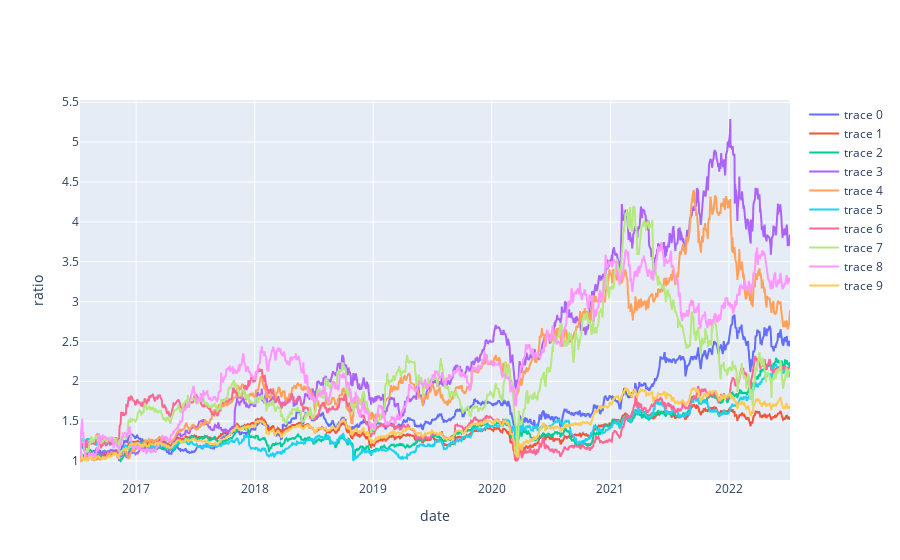

The code cell stored with this chart in its notebook:
### Code cell
# Plot with plotly
data = [
    go.Scatter(
        x = temp_df['date'],
        y = temp_df['adj_close']/temp_df['adj_close'].min(),
        mode = 'lines')
    for temp_df in dfs[:10]
    ]

layout = dict(xaxis = dict(title = 'date'),
              yaxis = dict(title = 'ratio'))

fig = dict(data=data, layout=layout)
iplot(fig)

### Figure 1 — Plotly figure (JSON) as saved in the notebook; plotly's stock layout.template omitted (floating-point values rounded to 4 significant figures; data arrays with more than 128 entries replaced by an {"elided": "..."} marker saying what was removed)
{"data": [{"mode": "lines", "type": "scatter", "x": {"elided": "1430 str values"}, "y": {"elided": "1430 float values"}}, {"mode": "lines", "type": "scatter", "x": {"elided": "1429 str values"}, "y": {"elided": "1429 float values"}}, {"mode": "lines", "type": "scatter", "x": {"elided": "1430 str values"}, "y": {"elided": "1430 float values"}}, {"mode": "lines", "type": "scatter", "x": {"elided": "1430 str values"}, "y": {"elided": "1430 float values"}}, {"mode": "lines", "type": "scatter", "x": {"elided": "1430 str values"}, "y": {"elided": "1430 float values"}}, {"mode": "lines", "type": "scatter", "x": {"elided": "1430 str values"}, "y": {"elided": "1430 float values"}}, {"mode": "lines", "type": "scatter", "x": {"elided": "1430 str values"}, "y": {"elided": "1430 float values"}}, {"mode": "lines", "type": "scatter", "x": {"elided": "1430 str values"}, "y": {"elided": "1430 float values"}}, {"mode": "lines", "type": "scatter", "x": {"elided": "1430 str values"}, "y": {"elided": "1430 float values"}}, {"mode": "lines", "type": "scatter", "x": {"elided": "1429 str values"}, "y": {"elided": "1429 float values"}}], "layout": {"xaxis": {"title": {"text": "date"}}, "yaxis": {"title": {"text": "ratio"}}}}
